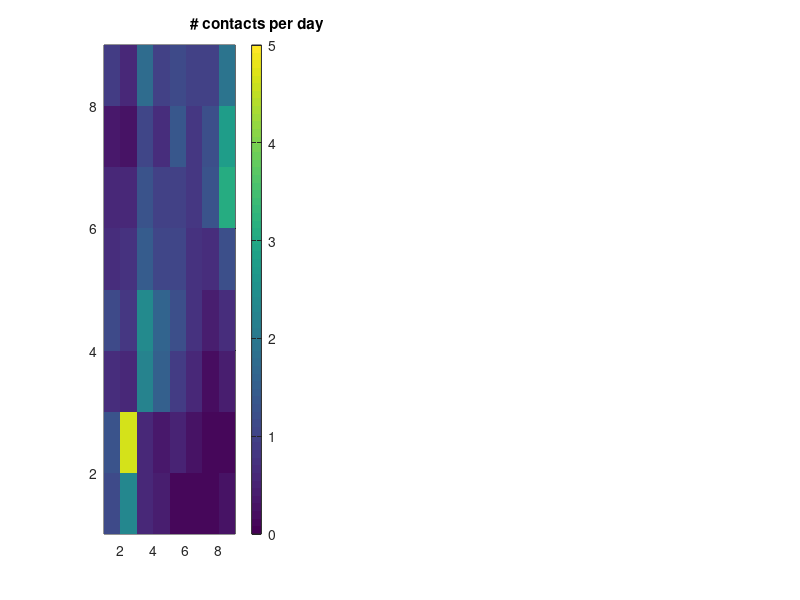

The MATLAB source for this figure: (Note: this script raises an error after producing the figure.)
% function void = main_plt_agedep_data_update070121(void)

% code to plot age-dependent data:
% (A) contact matrix,
% (B) susceptibility/symptomaticity estimates,
% (C) Age distribution of Wuhan population

%% clear and load data
clear all; close all; clc;


%% want to save figure?
save_fig_ans = 0;
% 0: don't save
% 1: save

if save_fig_ans==1
    figure_name = 'FigS14_Wuhan_agedep_data_072121';
end

%% load age-dependent data
load('agedep_data_update071321.mat');
% age distribution of Wuhan (2016)
% age groups are
%  1     2      3      4      5      6      7      8
% 0-9, 10-19, 20-29, 30-39, 40-49, 50-59, 60-69, 70-79
age_group_numbers = data_Wuhan_Davies.age_group_numbers;
age_group_numbers_plus9 = [age_group_numbers;9];

susceptibility_infection= data_Wuhan_Davies.susc_infection;
probability_sympomatic= data_Wuhan_Davies.prob_symp;
contact_matrix = data_Wuhan_Davies.contact_matrix;

% age distribution as proportions
age_distribution = data_Wuhan_Davies.age_distribution/(sum(data_Wuhan_Davies.age_distribution));

f1=figure(1);
set(gcf,'Position',[1250 400 1250 350]);

%% contact matrix, Wuhan baseline estimates
figure(1); subplot(1,3,1);

% x variable: goes down the rows
% y variable: goes across columns
% in contact matrices (in which rows: participants, columns: their contact)
s1 = pcolor(age_group_numbers_plus9,age_group_numbers_plus9,contact_matrix); hold on;
%     axis([1 9 1 9])
set(s1, 'EdgeColor', 'none');
caxis(gca,[0,5]);
% shading interp
cb1 = colorbar;
set(get(cb1,'title'),'string','# contacts per day');
cb1.Limits = [0 4];

cv2 = [2 2 135]/255;
cv1 = [230 230 255]/255;
t = transpose(linspace(0, 1, 101));
for n=1:length(t)
    cmp_lint(n,:) = (1-(t(n))^(1/1.75))*cv1+(t(n)^(1/1.75))*cv2;
end

colormap(cmp_lint);
title('Baseline');
xlabel('Age group: particpant'); ylabel('Age group: contact');


%     xtickangle(90);
shift_ticks_Y = 1.5:(length(age_group_numbers)+0.5);
shift_ticks_X = 1.5:(length(age_group_numbers)+0.5);
f1=gca;
f1.LineWidth = 1;
f1.FontSize = 14;
f1.FontWeight = 'normal';
f1.FontName = 'Times';


f1.YTickLabel = {'0-9', '10-19', '20-29', '30-39', '40-49', '50-59', '60-69', '70+'};
f1.YTick = shift_ticks_Y;
f1.XTick = shift_ticks_X;

xticks(shift_ticks_X);
xtickangle(60);
f1.XTickLabel = {'0-9', '10-19', '20-29', '30-39', '40-49', '50-59', '60-69', '70+'};

txt = {'A'};
text(0.025,1.05,txt,'Units','normalized','FontSize',16,'FontWeight','bold');


%% susceptibility estimates by age (from Davies et al.)

prob_symp_age = probability_sympomatic;
results.prob_symp_age = prob_symp_age;

% prob_asymp_age = 1- prob_symp_age;
% reults.prob_asymp_age = prob_asymp_age;

prob_infection = susceptibility_infection;
results.prob_symp_age = prob_infection;


figure(1); subplot(1,3,2);
combine_prob_symp_infeciton = [prob_infection,prob_symp_age];

figure(1);
% bar(age_group_numbers, prob_symp_age); hold on;
% p = bar(age_group_numbers, combine_prob_symp_infeciton,'grouped'); hold on;
p(1) = plot(age_group_numbers, prob_symp_age,'.-','Color',[0.65 0.65 0.65],'LineWidth',1.5, 'MarkerSize',20); hold on;
p(2) = plot(age_group_numbers, prob_infection,'.--','Color',[0.65 0.65 0.65],'LineWidth',1.5, 'MarkerSize',20); hold on;
xlabel('Age group'); ylabel('Probability');
axis([0.5 8.5 0 1]);
f1=gca;
f1.LineWidth = 1;
f1.FontSize = 14;
f1.FontWeight = 'normal';
f1.FontName = 'Times';

% ticks_Y = age_group_numbers;
ticks_X = age_group_numbers;
f1.XTick = ticks_X ;
xticks(ticks_X );
xtickangle(60);
f1.XTickLabel = {'0-9', '10-19', '20-29', '30-39', '40-49', '50-59', '60-69', '70+'};


legend(p,{'Susceptibility to infection','Probability symptomatic infection'}, 'Location','SouthEast');
legend boxoff


txt = {'B'};
text(0.025,1.05,txt,'Units','normalized','FontSize',16,'FontWeight','bold');



%% population age distribution of Wuhan (2016)
figure(1); subplot(1,3,3);
% bar(age_group_numbers, prob_symp_age); hold on;
bar(age_group_numbers, age_distribution); hold on;
xlabel('Age group'); ylabel('Fraction of population');
axis([0 9 0 0.25]);
f1=gca;
f1.LineWidth = 1;
f1.FontSize = 14;
f1.FontWeight = 'normal';
f1.FontName = 'Times';

% {'0', '10', '20', '30', '40', '50', '60', '>70'};
xticks(age_group_numbers);
xtickangle(60);
% f2.XTickLabel = {'0','5', '10', '15', '20', '25', '30', '35', '40', '45', '50', '55','60', '65', '70','>75'};
f1.XTickLabel = {'0-9', '10-19', '20-29', '30-39', '40-49', '50-59', '60-69', '70+'};


txt = {'C'};
text(0.025,1.05,txt,'Units','normalized','FontSize',16,'FontWeight','bold');


%% save figure
if save_fig_ans==1
    
    folder_location = '../../Figures_ms_all/supp/';
    saveas(f1,strcat(folder_location,figure_name),'epsc');
    
    fprintf('Figure saved:\n'); % want to be close to 25 days in
    fprintf(strcat(figure_name,'\n\n'));
    
    fprintf('Location:\n'); % want to be close to 25 days in
    fprintf(strcat(folder_location,'\n\n'));
    
end

if 0
    %% also plot original contact matrix - Wuhan baseline
    
    % pad with zeros
    contact_matrix_original = zeros(15,15);
    contact_matrix_original(1:14,1:14)=data_Wuhan_Davies.contact_matrix_original;
    
    figure(2);
    % x variable: goes down the rows
    % y variable: goes across columns
    % in contact matrices (in which rows: participants, columns: their contact)
    s2 = pcolor(transpose(1:15),transpose(1:15),contact_matrix_original); hold on;
    %     axis([1 9 1 9])
    set(s2, 'EdgeColor', 'none');
    caxis(gca,[0,5]);
    % shading interp
    cb1 = colorbar;
    set(get(cb1,'title'),'string','# contacts per day');
    cb1.Limits = [0 4];
    
    cv2 = [2 2 135]/255;
    cv1 = [230 230 255]/255;
    t = transpose(linspace(0, 1, 101));
    for n=1:length(t)
        cmp_lint(n,:) = (1-(t(n))^(1/1.75))*cv1+(t(n)^(1/1.75))*cv2;
    end
    
    colormap(cmp_lint);
    % title('Baseline');
    xlabel('Age group: particpant'); ylabel('Age group: contact');
    
    
    %     xtickangle(90);
    shift_ticks_Y = 1.5:14.5;
    shift_ticks_X = 1.5:14.5;
    f2=gca;
    f2.LineWidth = 1;
    f2.FontSize = 14;
    f2.FontWeight = 'normal';
    f2.FontName = 'Times';
    
    
    f2.YTickLabel = {'0-4', '5-9', '10-14', '15-19', '20-24',...
        '25-29', '30-34','35-39', '40-44',...
        '45-49', '50-54', '55-59', '60-64', '65+'};
    f2.YTick = shift_ticks_Y;
    f2.XTick = shift_ticks_X;
    
    xticks(shift_ticks_X);
    xtickangle(60);
    f2.YTickLabel = {'0-4', '5-9', '10-14', '15-19', '20-24',...
        '25-29', '30-34','35-39', '40-44',...
        '45-49', '50-54', '55-59', '60-64', '65+'};
    
end